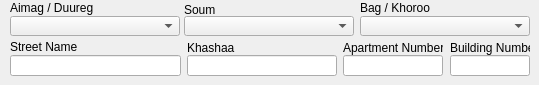
        <widget class="QWidget" name="tab_9">
         <attribute name="title">
          <string>Person Address</string>
         </attribute>
         <widget class="QLabel" name="label_6">
          <property name="geometry">
           <rect>
            <x>10</x>
            <y>0</y>
            <width>150</width>
            <height>16</height>
           </rect>
          </property>
          <property name="text">
           <string>Aimag / Duureg</string>
          </property>
         </widget>
         <widget class="QComboBox" name="aimag_cbox">
          <property name="geometry">
           <rect>
            <x>10</x>
            <y>16</y>
            <width>170</width>
            <height>20</height>
           </rect>
          </property>
         </widget>
         <widget class="QComboBox" name="bag_cbox">
          <property name="geometry">
           <rect>
            <x>360</x>
            <y>16</y>
            <width>170</width>
            <height>20</height>
           </rect>
          </property>
         </widget>
         <widget class="QLabel" name="label_7">
          <property name="geometry">
           <rect>
            <x>184</x>
            <y>0</y>
            <width>150</width>
            <height>20</height>
           </rect>
          </property>
          <property name="text">
           <string>Soum</string>
          </property>
         </widget>
         <widget class="QComboBox" name="soum_cbox">
          <property name="geometry">
           <rect>
            <x>184</x>
            <y>16</y>
            <width>170</width>
            <height>20</height>
           </rect>
          </property>
         </widget>
         <widget class="QLabel" name="label_8">
          <property name="geometry">
           <rect>
            <x>360</x>
            <y>0</y>
            <width>150</width>
            <height>16</height>
           </rect>
          </property>
          <property name="text">
           <string>Bag / Khoroo</string>
          </property>
         </widget>
         <widget class="QLineEdit" name="person_khashaa_edit">
          <property name="geometry">
           <rect>
            <x>187</x>
            <y>55</y>
            <width>150</width>
            <height>21</height>
           </rect>
          </property>
         </widget>
         <widget class="QLineEdit" name="person_street_name_edit">
          <property name="geometry">
           <rect>
            <x>10</x>
            <y>55</y>
            <width>171</width>
            <height>21</height>
           </rect>
          </property>
         </widget>
         <widget class="QLabel" name="label_12">
          <property name="geometry">
           <rect>
            <x>10</x>
            <y>39</y>
            <width>170</width>
            <height>16</height>
           </rect>
          </property>
          <property name="text">
           <string>Street Name</string>
          </property>
         </widget>
         <widget class="QLabel" name="label_19">
          <property name="geometry">
           <rect>
            <x>187</x>
            <y>40</y>
            <width>150</width>
            <height>16</height>
           </rect>
          </property>
          <property name="text">
           <string>Khashaa</string>
          </property>
         </widget>
         <widget class="QLineEdit" name="building_edit">
          <property name="geometry">
           <rect>
            <x>450</x>
            <y>55</y>
            <width>80</width>
            <height>21</height>
           </rect>
          </property>
         </widget>
         <widget class="QLabel" name="label_35">
          <property name="geometry">
           <rect>
            <x>450</x>
            <y>40</y>
            <width>80</width>
            <height>16</height>
           </rect>
          </property>
          <property name="text">
           <string>Building Number</string>
          </property>
         </widget>
         <widget class="QLineEdit" name="apartment_edit">
          <property name="geometry">
           <rect>
            <x>343</x>
            <y>55</y>
            <width>100</width>
            <height>21</height>
           </rect>
          </property>
         </widget>
         <widget class="QLabel" name="label_36">
          <property name="geometry">
           <rect>
            <x>343</x>
            <y>40</y>
            <width>100</width>
            <height>16</height>
           </rect>
          </property>
          <property name="text">
           <string>Apartment Number</string>
          </property>
         </widget>
        </widget>
